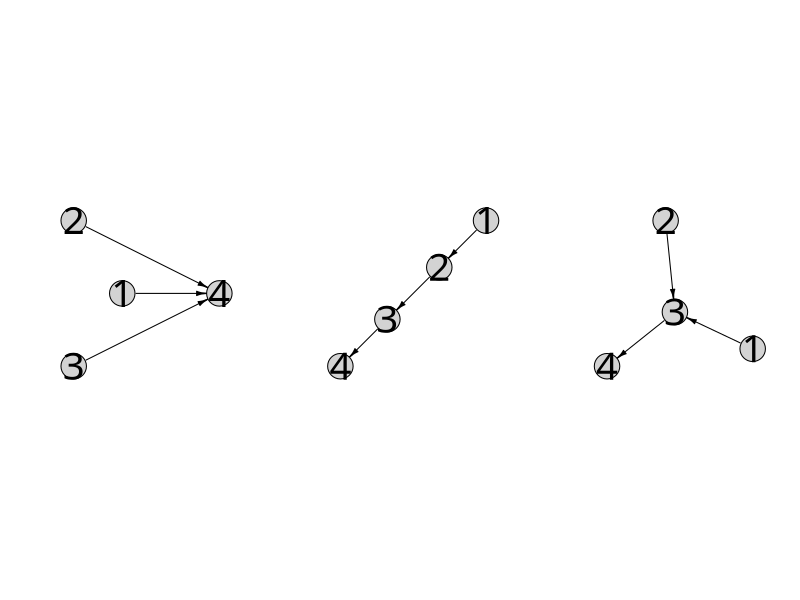

Recreate this plot in R.
library(igraph)
library(ggsci)



node_s <- 35
vs <- 6
colors <- c("#D3D3D3")
arrow_s <- 0.5
arrow_w <- 0.7
label_s <- 30
cex <- 3.5
marg <- 0

g1 <- graph_from_literal(1 -+ 4, 2 -+ 4, 3 -+ 4) 
g2 <- graph_from_literal(1 -+ 2, 2 -+ 3, 3 -+ 4) 
g3 <- graph_from_literal(1 -+ 3, 2 -+ 3, 3 -+ 4) 


par(mfrow = c(1, 3)) # Create a 2 x 2 plotting matrix

plot(
  g1,
  vertex.label.cex = cex,
  vertex.color = colors[1],
  vertex.size = node_s,
  layout = layout_as_star,
  edge.arrow.size=arrow_s,
  edge.arrow.width=arrow_w,
  edge.lty=c("solid"),
  edge.color = "black",
  vertex.label.family=2,
  vertex.label.color = "black",
  margin =marg
  )

plot(
  g2,
  vertex.label.cex = cex,
  vertex.color = colors[1],
  vertex.size = node_s,
  layout = layout_nicely,
  edge.arrow.size=arrow_s,
  edge.arrow.width=arrow_w,
  edge.lty=c("solid"),
  edge.color = "black",
  vertex.label.family=2,
  vertex.label.color = "black",
  margin = 0
)

plot(
  g3,
  vertex.label.cex = cex,
  vertex.color = colors[1],
  vertex.size = node_s,
  layout = layout_nicely,
  edge.arrow.size=arrow_s,
  edge.arrow.width=arrow_w,
  edge.lty=c("solid"),
  edge.color = "black",
  vertex.label.family=2,
  vertex.label.color = "black",
  margin = marg
)



